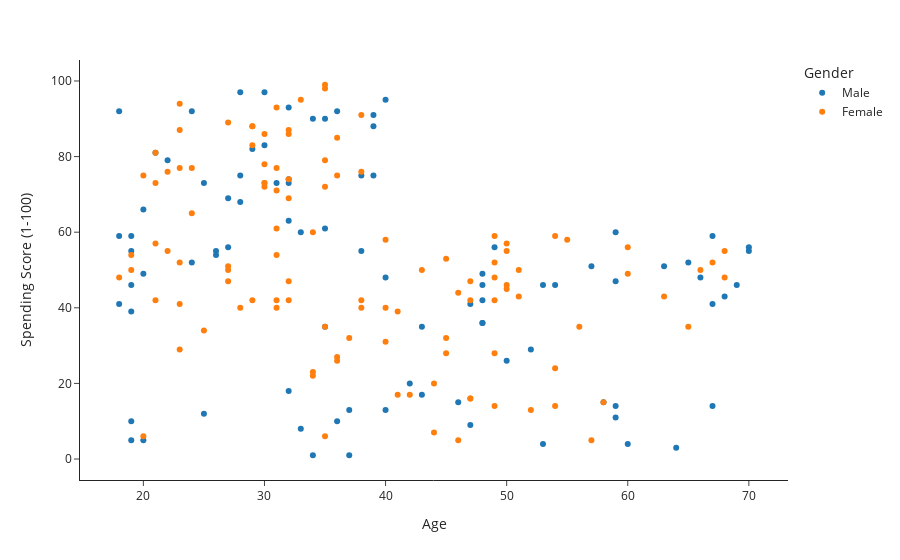

Source (notebook cell):
### Markdown cell above
#### **In this plot we can conclude that there is a mass of those who have annual income between 40k - 70k dollars and spending score between 40-60.** ####

### Code cell
plot('Age', 'Spending Score (1-100)')

### Figure 1 — Plotly figure (JSON) as saved in the notebook; plotly's stock layout.template omitted (floating-point values rounded to 4 significant figures)
{"data": [{"hovertemplate": "Gender=Male<br>Age=%{x}<br>Spending Score (1-100)=%{y}<extra></extra>", "legendgroup": "Male", "marker": {"color": "#1F77B4", "symbol": "circle"}, "mode": "markers", "name": "Male", "orientation": "v", "showlegend": true, "type": "scatter", "x": [19, 21, 64, 67, 37, 22, 20, 52, 35, 25, 31, 29, 35, 60, 53, 18, 24, 48, 33, 59, 47, 69, 53, 70, 19, 63, 18, 19, 70, 59, 26, 40, 57, 38, 67, 48, 18, 48, 24, 48, 20, 67, 26, 49, 54, 68, 66, 65, 19, 27, 39, 43, 40, 59, 38, 47, 39, 20, 32, 19, 32, 25, 28, 48, 34, 43, 39, 37, 34, 19, 50, 42, 32, 40, 28, 36, 36, 58, 27, 59, 35, 46, 30, 28, 33, 32, 32, 30], "xaxis": "x", "y": [39, 81, 3, 14, 13, 79, 66, 29, 35, 73, 73, 82, 61, 4, 4, 92, 92, 36, 60, 60, 41, 46, 46, 56, 55, 51, 59, 59, 55, 47, 54, 48, 51, 55, 41, 46, 41, 49, 52, 42, 49, 59, 55, 56, 46, 43, 48, 52, 46, 56, 91, 35, 95, 11, 75, 9, 75, 5, 73, 10, 93, 12, 97, 36, 90, 17, 88, 1, 1, 5, 26, 20, 63, 13, 75, 10, 92, 15, 69, 14, 90, 15, 97, 68, 8, 74, 18, 83], "yaxis": "y"}, {"hovertemplate": "Gender=Female<br>Age=%{x}<br>Spending Score (1-100)=%{y}<extra></extra>", "legendgroup": "Female", "marker": {"color": "#FF7F0E", "symbol": "circle"}, "mode": "markers", "name": "Female", "orientation": "v", "showlegend": true, "type": "scatter", "x": [20, 23, 31, 22, 35, 23, 30, 35, 58, 24, 35, 35, 46, 54, 45, 40, 23, 21, 49, 21, 42, 30, 36, 20, 65, 31, 49, 24, 50, 27, 29, 31, 49, 31, 50, 51, 27, 67, 54, 43, 68, 32, 47, 60, 60, 45, 23, 49, 46, 21, 55, 22, 34, 50, 68, 40, 32, 47, 27, 23, 49, 21, 66, 19, 38, 18, 19, 63, 49, 51, 50, 38, 40, 23, 31, 25, 31, 29, 44, 35, 57, 28, 32, 32, 34, 44, 38, 47, 27, 30, 30, 56, 29, 31, 36, 33, 36, 52, 30, 37, 32, 29, 41, 54, 41, 36, 34, 32, 38, 47, 35, 45], "xaxis": "x", "y": [6, 77, 40, 76, 6, 94, 72, 99, 15, 77, 35, 98, 5, 14, 32, 31, 87, 73, 14, 81, 17, 73, 26, 75, 35, 61, 28, 65, 55, 47, 42, 42, 52, 54, 45, 50, 51, 52, 59, 50, 48, 47, 42, 49, 56, 53, 52, 42, 44, 57, 58, 55, 60, 46, 55, 40, 42, 47, 50, 41, 48, 42, 50, 54, 42, 48, 50, 43, 59, 43, 57, 40, 58, 29, 77, 34, 71, 88, 7, 72, 5, 40, 87, 74, 22, 20, 76, 16, 89, 78, 73, 35, 83, 93, 75, 95, 27, 13, 86, 32, 86, 88, 39, 24, 17, 85, 23, 69, 91, 16, 79, 28], "yaxis": "y"}], "layout": {"legend": {"title": {"text": "Gender"}, "tracegroupgap": 0}, "margin": {"t": 60}, "xaxis": {"anchor": "y", "domain": [0.0, 1.0], "title": {"text": "Age"}}, "yaxis": {"anchor": "x", "domain": [0.0, 1.0], "title": {"text": "Spending Score (1-100)"}}}}
